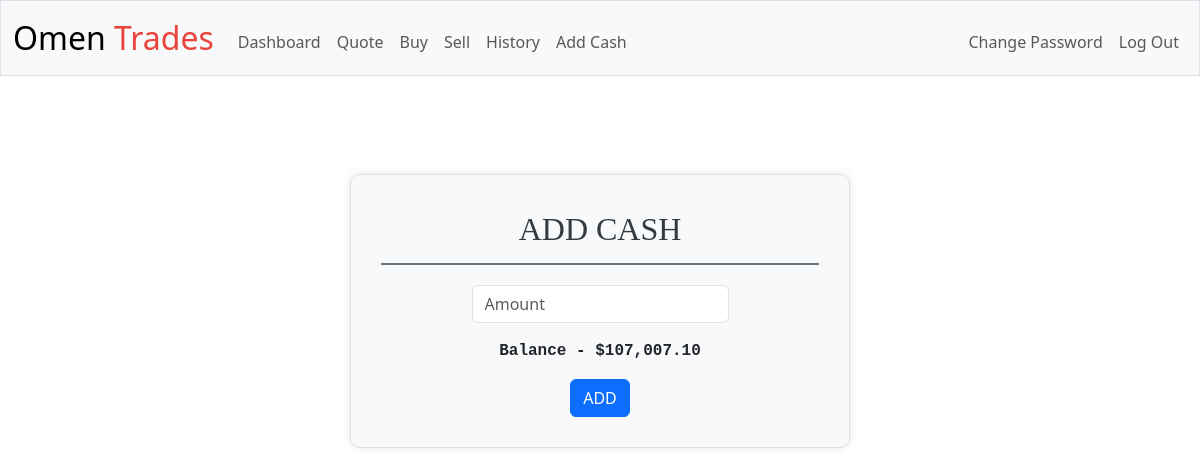
/add_cash (signed in), run on an earlier commit of the app's database.
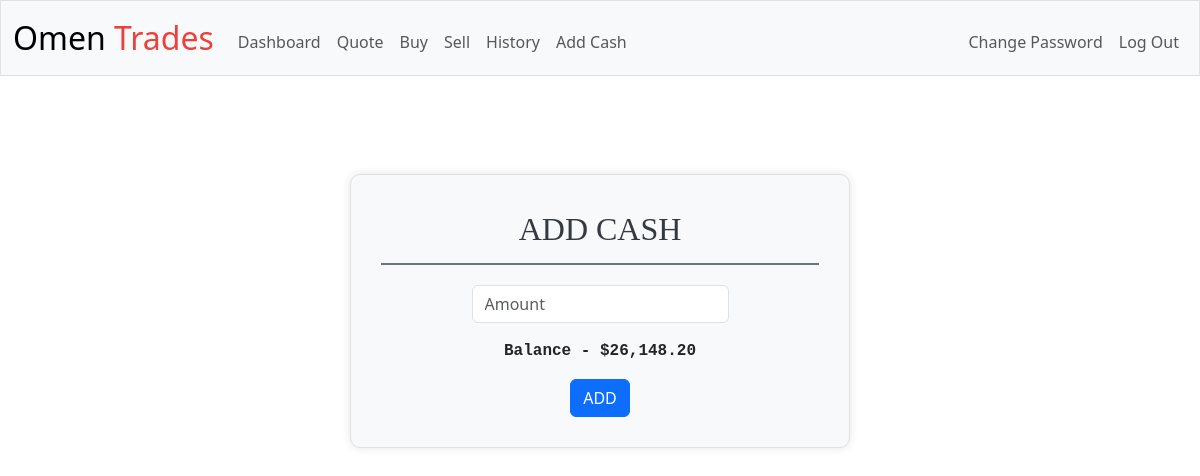
And on a later commit of the database.
### tables this page shows
CREATE TABLE users (id INTEGER PRIMARY KEY AUTOINCREMENT NOT NULL, username TEXT NOT NULL, hash TEXT NOT NULL, cash NUMERIC NOT NULL DEFAULT 10000.00);

### app.py (the view, shortened to what this page needs)
@app.route("/add_cash", methods=["GET", "POST"])
def add_cash():
    user_info = db.execute("SELECT * FROM users WHERE id = ?", session["user_id"])
    return render_template("add_cash.html", balance=user_info[0]["cash"])

### app.py (called while the page is built)
@app.after_request
def after_request(response):
    response.headers["Cache-Control"] = "no-cache, no-store, must-revalidate"
    response.headers["Expires"] = 0
    response.headers["Pragma"] = "no-cache"
    return response

### helpers.py (called while the page is built)
def usd(value):
    return f"${value:,.2f}"

### templates/add_cash.html (shortened to what this page needs)
{% extends "layout.html" %}
{% block main %}
    <div class="main-box">
        <div class="main-header">ADD CASH</div>
            <form action="/add_cash" method="post">
                <div class="mb-3">
                    <input autocomplete="off" autofocus class="form-control mx-auto w-auto" name="cash" placeholder="Amount" type="number" min="100">
                </div>
                <p class="font-monospace"><strong>Balance - {{ balance | usd }}</strong></p>
                <button class="btn btn-primary" type="submit">ADD</button>
            </form>
    </div>
{% endblock %}

What changed in the data, as far as the page shows it:
changed users: cash "$107,007.10" → "$26,148.20"
